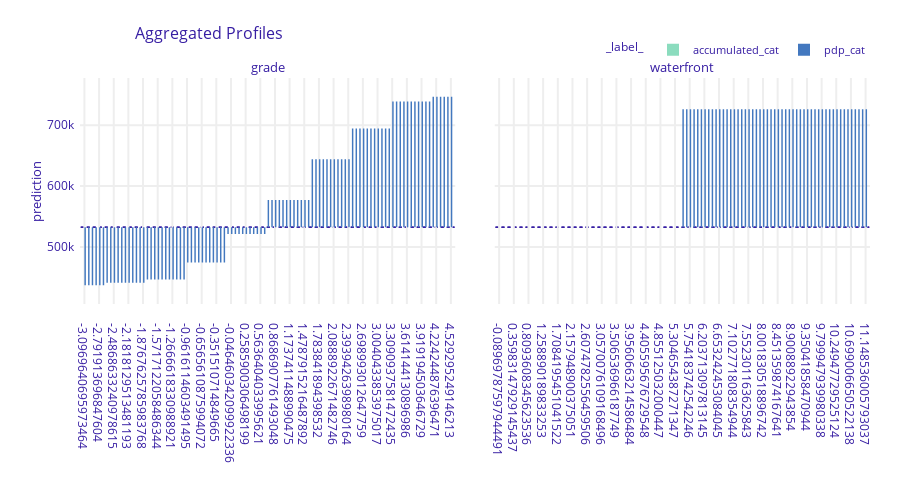

The cell this chart's notebook holds for it:
### Code cell
mprof_accm_cat.plot(mprof_pdp_cat)
